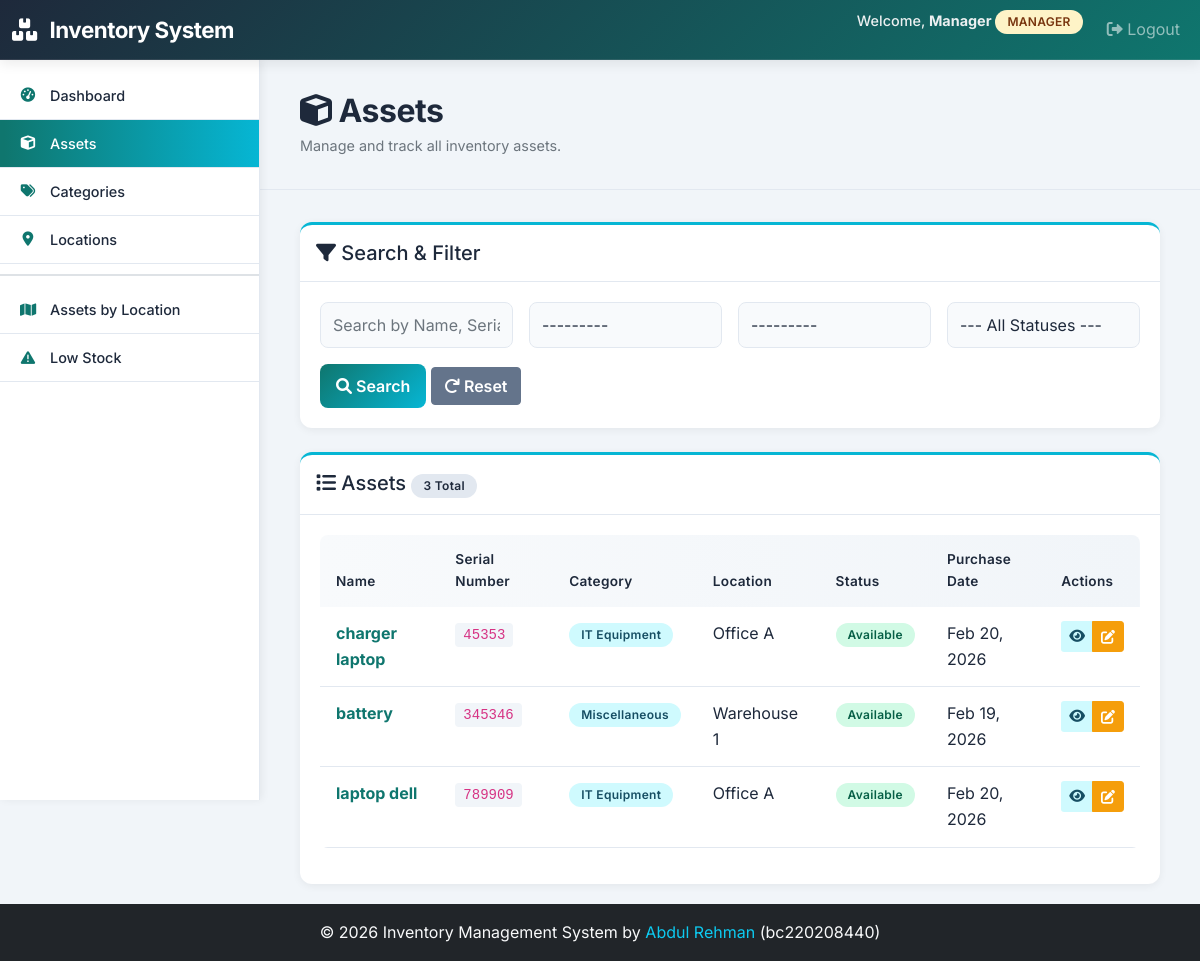
Page /assets/ (signed in) on the committed database.
### assets/models.py (models this page shows, shortened)
class CustomUser(AbstractUser):
    ROLE_CHOICES = (
        ('ADMIN', 'Admin'),
        ('MANAGER', 'Manager'),
        ('VIEWER', 'Viewer'),
    )
    role = models.CharField(max_length=10, choices=ROLE_CHOICES, default='VIEWER')

class Asset(models.Model):
    STATUS_CHOICES = (
        ('AVAILABLE', 'Available'),
        ('IN_USE', 'In Use'),
        ('IN_REPAIR', 'In Repair'),
        ('IN_STOCK', 'In Stock'),
    )
    name = models.CharField(max_length=200)
    serial_number = models.CharField(max_length=100, unique=True)
    category = models.ForeignKey(Category, on_delete=models.PROTECT, related_name='assets')
    location = models.ForeignKey(Location, on_delete=models.SET_NULL, null=True, related_name='assets')
    status = models.CharField(max_length=20, choices=STATUS_CHOICES, default='AVAILABLE')
    quantity = models.IntegerField(default=1, help_text="Total number of this asset in inventory")
    purchase_date = models.DateField()
    purchase_price = models.DecimalField(max_digits=10, decimal_places=2, null=True, blank=True)
    assigned_to = models.ForeignKey(CustomUser, on_delete=models.SET_NULL, null=True, blank=True,
                                   limit_choices_to={'role': 'MANAGER'}, related_name='assigned_assets')
    notes = models.TextField(blank=True, null=True)
    created_at = models.DateTimeField(auto_now_add=True)
    updated_at = models.DateTimeField(auto_now=True)
    created_by = models.ForeignKey(CustomUser, on_delete=models.SET_NULL, null=True,
                                  related_name='created_assets', editable=False)
    updated_by = models.ForeignKey(CustomUser, on_delete=models.SET_NULL, null=True, blank=True,
                                  related_name='updated_assets', editable=False)
    class Meta:
        ordering = ['-created_at']
        indexes = [
            models.Index(fields=['serial_number']),
            models.Index(fields=['category']),
            models.Index(fields=['location']),
            models.Index(fields=['status']),
        ]

class Category(models.Model):
    name = models.CharField(max_length=100, unique=True)
    description = models.TextField(blank=True, null=True)
    low_stock_threshold = models.IntegerField(default=5, help_text="Low stock alert threshold")
    created_at = models.DateTimeField(auto_now_add=True)
    updated_at = models.DateTimeField(auto_now=True)
    class Meta:
        ordering = ['name']
        verbose_name_plural = 'Categories'
    def __str__(self):
        return self.name

class Location(models.Model):
    name = models.CharField(max_length=100, unique=True)
    description = models.TextField(blank=True, null=True)
    created_at = models.DateTimeField(auto_now_add=True)
    updated_at = models.DateTimeField(auto_now=True)
    class Meta:
        ordering = ['name']
    def __str__(self):
        return self.name

### assets/views.py (the view, shortened to what this page needs)
# urls.py: path('assets/', views.AssetListView.as_view(), name='asset_list'),
class AssetListView(LoginRequiredMixin, ListView):
    model = Asset
    template_name = "assets/asset_list.html"
    context_object_name = "assets"
    paginate_by = 20
    def get_queryset(self):
        queryset = Asset.objects.select_related(
            "category", "location", "created_by"
        )
        search_form = AssetSearchForm(self.request.GET)
        if search_form.is_valid():
            search_query = search_form.cleaned_data.get("search")
            search_type = search_form.cleaned_data.get("search_type")
            if search_form.cleaned_data.get("category"):
                queryset = queryset.filter(
                    category=search_form.cleaned_data["category"]
                )
            if search_form.cleaned_data.get("location"):
                queryset = queryset.filter(
                    location=search_form.cleaned_data["location"]
                )
            if search_form.cleaned_data.get("status"):
                queryset = queryset.filter(
                    status=search_form.cleaned_data["status"]
                )
        return queryset.order_by("-created_at")
    def get_context_data(self, **kwargs):
        context = super().get_context_data(**kwargs)
        context["search_form"] = AssetSearchForm(self.request.GET)
        context["user_role"] = self.request.user.role if hasattr(self.request.user, "role") else "VIEWER"
        context["total_assets"] = Asset.objects.count()
        return context

### assets/forms.py
class AssetSearchForm(forms.Form):
    search = forms.CharField(required=False, widget=forms.TextInput(attrs={
        'class': 'form-control',
        'placeholder': 'Search by Name, Serial Number...'
    }))
    search_type = forms.ChoiceField(
        required=False,
        choices=[('all', 'All'), ('name', 'Name'), ('serial', 'Serial Number')],
        widget=forms.Select(attrs={'class': 'form-control'})
    )
    category = forms.ModelChoiceField(
        queryset=Category.objects.all(),
        required=False,
        widget=forms.Select(attrs={'class': 'form-control'})
    )
    location = forms.ModelChoiceField(
        queryset=Location.objects.all(),
        required=False,
        widget=forms.Select(attrs={'class': 'form-control'})
    )
    status = forms.ChoiceField(
        required=False,
        choices=[('', '--- All Statuses ---')] + list(Asset.STATUS_CHOICES),
        widget=forms.Select(attrs={'class': 'form-control'})
    )

### templates/assets/asset_list.html (shortened to what this page needs)
{% extends 'base.html' %}
{% block content %}
<div class="page-header">
    <div class="row align-items-center">
        <div class="col">
            <h2><i class="fas fa-cube"></i> Assets</h2>
            <p class="text-muted">Manage and track all inventory assets.</p>
        </div>
    </div>
</div>
<div class="card mb-4">
    <div class="card-header">
        <h5 class="mb-0"><i class="fas fa-filter"></i> Search & Filter</h5>
    </div>
    <div class="card-body">
        <form method="get" class="row g-3">
            <div class="col-md-3">
                {{ search_form.search }}
            </div>
            <div class="col-md-3">
                {{ search_form.category }}
            </div>
            <div class="col-md-3">
                {{ search_form.location }}
            </div>
            <div class="col-md-3">
                {{ search_form.status }}
            </div>
            <div class="col-12">
                <button type="submit" class="btn btn-primary">
                    <i class="fas fa-search"></i> Search
                </button>
                <a href="{% url 'asset_list' %}" class="btn btn-secondary">
                    <i class="fas fa-redo"></i> Reset
                </a>
            </div>
        </form>
    </div>
</div>
<div class="card">
    <div class="card-header">
        <h5 class="mb-0">
            <i class="fas fa-list"></i> Assets
            <span class="badge" style="background-color: #e2e8f0; color: #1e293b;">{{ total_assets }} Total</span>
        </h5>
    </div>
    <div class="card-body">
        <div class="table-responsive">
            <table class="table table-hover">
                <thead>
                    <tr>
                        <th>Name</th>
                        <th>Serial Number</th>
                        <th>Category</th>
                        <th>Location</th>
                        <th>Status</th>
                        <th>Purchase Date</th>
                        <th>Actions</th>
                    </tr>
                </thead>
                <tbody>
                    {% for asset in assets %}
                        <tr>
                            <td>
                                <strong>
                                    <a href="{% url 'asset_detail' asset.pk %}" class="text-decoration-none" style="color: #0f766e;">
                                        {{ asset.name }}
                                    </a>
                                </strong>
                            </td>
                            <td><code style="background-color: #f1f5f9; padding: 4px 8px; border-radius: 4px;">{{ asset.serial_number }}</code></td>
                            <td><span class="badge" style="background-color: #cffafe; color: #164e63;">{{ asset.category.name }}</span></td>
                            <td>{{ asset.location.name|default:'-' }}</td>
                            <td>
                                <span class="badge" style="
                                    {% if asset.status == 'AVAILABLE' %}background-color: #d1fae5; color: #065f46;
                                    {% elif asset.status == 'IN_USE' %}background-color: #fef3c7; color: #78350f;
                                    {% elif asset.status == 'IN_REPAIR' %}background-color: #fee2e2; color: #991b1b;
                                    {% else %}background-color: #e2e8f0; color: #1e293b;{% endif %}">
                                    {{ asset.get_status_display }}
                                </span>
                            </td>
                            <td>{{ asset.purchase_date|date:'M d, Y' }}</td>
                            <td>
                                <div class="btn-group btn-group-sm" role="group">
                                    <a href="{% url 'asset_detail' asset.pk %}" class="btn btn-sm" title="View" style="background-color: #cffafe; color: #164e63; border: none; font-weight: 500;">
                                        <i class="fas fa-eye"></i>
                                    </a>
                                    {% if user.role == 'ADMIN' or user.role == 'MANAGER' %}
                                        <a href="{% url 'asset_update' asset.pk %}" class="btn btn-warning btn-sm" title="Edit">
                                            <i class="fas fa-edit"></i>
                                        </a>
                                    {% endif %}
                                </div>
                            </td>
                        </tr>
                    {% endfor %}
                </tbody>
            </table>
        </div>
    </div>
</div>
{% endblock %}

### templates/base.html (shortened to what this page needs)
<!DOCTYPE html>
<html lang="en">
<head>
    <link href="https://cdn.jsdelivr.net/npm/bootstrap@5.1.3/dist/css/bootstrap.min.css" rel="stylesheet">
    <link href="https://cdnjs.cloudflare.com/ajax/libs/font-awesome/6.0.0/css/all.min.css" rel="stylesheet">
</head>
<body>
    <nav class="navbar navbar-expand-lg navbar-dark fixed-top" style="z-index: 1050; height: 60px;">
        <div class="container-fluid">
            <a class="navbar-brand" href="{% url 'dashboard' %}">
                <i class="fas fa-boxes"></i> <span class="d-none d-sm-inline">Inventory System</span><span class="d-inline d-sm-none">IMS</span>
            </a>
            <div class="collapse navbar-collapse" id="navbarNav">
                <ul class="navbar-nav ms-auto">
                    {% if user.is_authenticated %}
                        <li class="nav-item">
                            <span class="navbar-text me-lg-3 d-block py-2 py-lg-0">
                                Welcome, <strong>{{ user.first_name|default:user.username }}</strong>
                                <span class="badge role-{{ user.role|lower }}">{{ user.role }}</span>
                            </span>
                        </li>
                        <li class="nav-item">
                            <a class="nav-link" href="{% url 'logout' %}">
                                <i class="fas fa-sign-out-alt"></i> Logout
                            </a>
                        </li>
                    {% else %}
                        <li class="nav-item">
                            <a class="nav-link" href="{% url 'login' %}">Login</a>
                        </li>
                    {% endif %}
                </ul>
            </div>
        </div>
    </nav>
    {% if user.is_authenticated %}
        <div class="sidebar" id="sidebar" style="height: calc(100vh - 60px);">
            <ul class="sidebar-menu">
                <li>
                    <a href="{% url 'dashboard' %}" {% if request.resolver_match.url_name == 'dashboard' %}class="active"{% endif %}>
                        <i class="fas fa-tachometer-alt"></i> Dashboard
                    </a>
                </li>
                <li>
                    <a href="{% url 'asset_list' %}" {% if 'asset' in request.resolver_match.url_name %}class="active"{% endif %}>
                        <i class="fas fa-cube"></i> Assets
                    </a>
                </li>
                <li>
                    <a href="{% url 'category_list' %}" {% if 'category' in request.resolver_match.url_name %}class="active"{% endif %}>
                        <i class="fas fa-tags"></i> Categories
                    </a>
                </li>
                <li>
                    <a href="{% url 'location_list' %}" {% if 'location' in request.resolver_match.url_name %}class="active"{% endif %}>
                        <i class="fas fa-map-marker-alt"></i> Locations
                    </a>
                </li>
                <li style="border-bottom: 2px solid #dee2e6; margin: 10px 0;"></li>
                <li>
                    <a href="{% url 'report_assets_by_location' %}" {% if 'report_assets_by_location' in request.resolver_match.url_name %}class="active"{% endif %}>
                        <i class="fas fa-map"></i> Assets by Location
                    </a>
                </li>
                <li>
                    <a href="{% url 'report_low_stock' %}" {% if 'report_low_stock' in request.resolver_match.url_name %}class="active"{% endif %}>
                        <i class="fas fa-exclamation-triangle"></i> Low Stock
                    </a>
                </li>
            </ul>
        </div>
        <div class="main-content">
            {% block content %}{% endblock %}
        </div>
    {% else %}
        <div class="container" style="margin-top: 80px;">
        </div>
    {% endif %}
    <footer class="bg-dark text-light text-center py-3 mt-auto">
        <div class="container">
            <p class="mb-0">&copy; 2026 Inventory Management System by <a href="https://abdulrehmansarwar.vercel.app" class="text-info text-decoration-none" target="_blank">Abdul Rehman</a> (bc220208440)</p>
        </div>
    </footer>
</body>
</html>

### rows in the picture
CustomUser: first_name "Manager", role "MANAGER"
Asset: name "charger laptop", serial_number "45353", category.name "IT Equipment", location.name "Office A", status "Available", purchase_date "Feb 20, 2026"
Asset: name "battery", serial_number "345346", category.name "Miscellaneous", location.name "Warehouse 1", status "Available", purchase_date "Feb 19, 2026"
Asset: name "laptop dell", serial_number "789909", category.name "IT Equipment", location.name "Office A", status "Available", purchase_date "Feb 20, 2026"

### other values in the picture
{{ total_assets }} "3"
